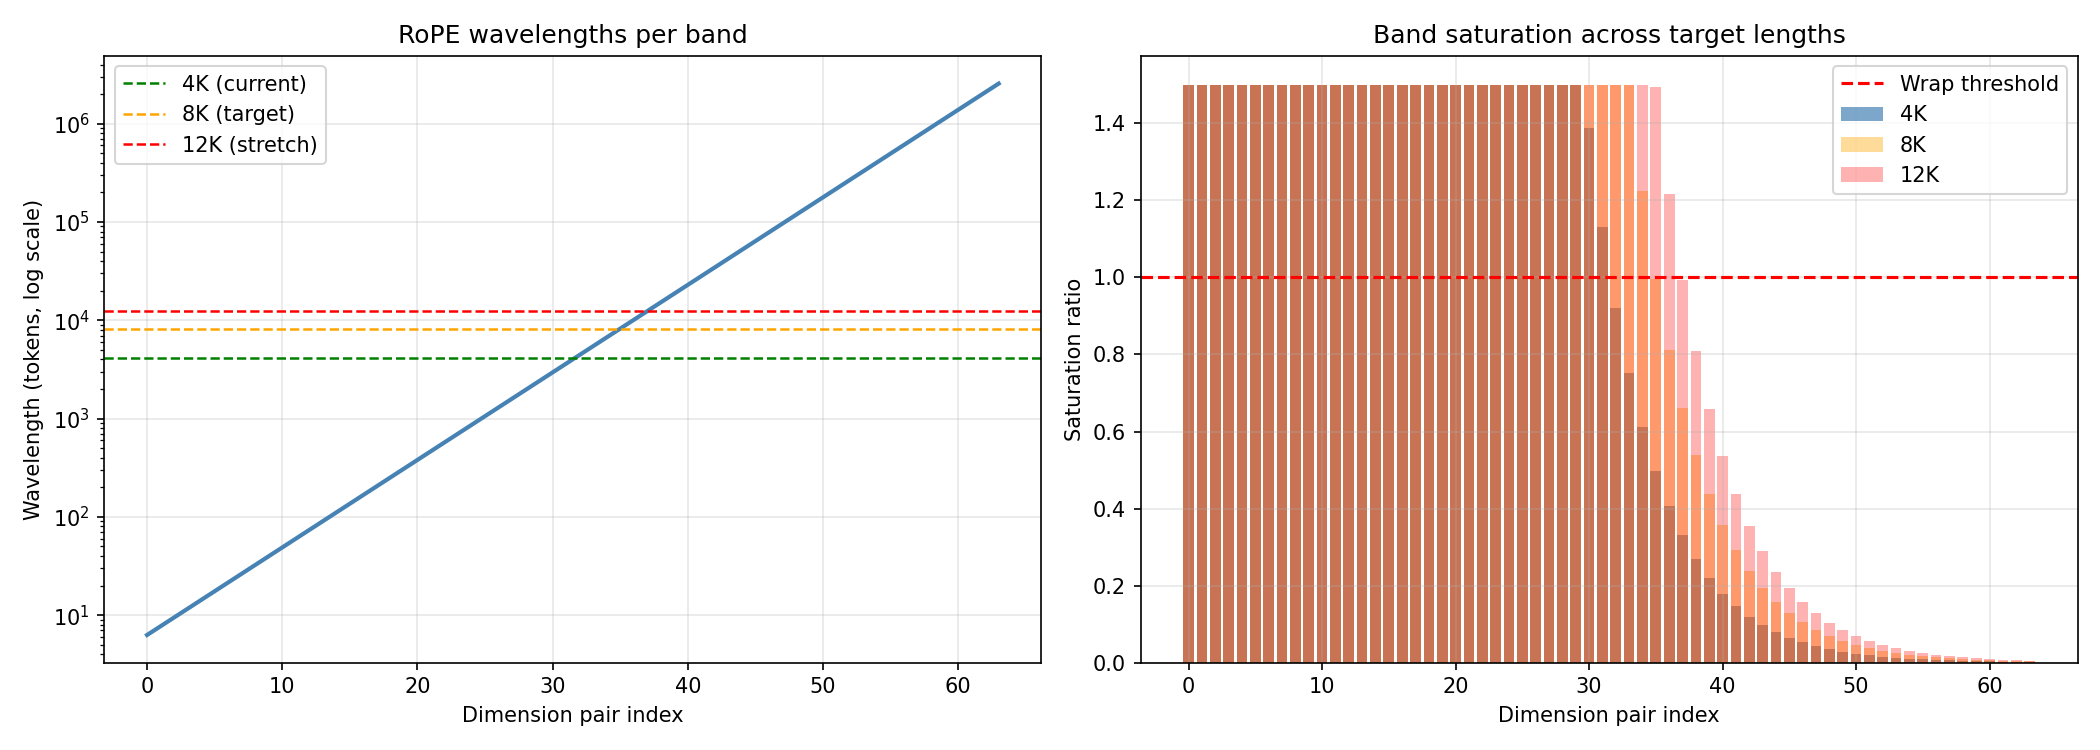

Write Python code to recreate this figure.
import numpy as np
import matplotlib.pyplot as plt
import json

cfg = json.load(open(r"D:\Code\Bitnet\models\bitnet-hf\config.json"))

theta = cfg["rope_theta"]                  # 500000.0
head_dim = cfg["hidden_size"] // cfg["num_attention_heads"]
max_seq = cfg["max_position_embeddings"]   # 4096
target_4k = 4096
target_8k = 8192
target_12k = 12288

print(f"theta: {theta}")
print(f"head_dim: {head_dim}")
print(f"num_heads: {cfg['num_attention_heads']}")

dims = np.arange(0, head_dim, 2)
freqs = 1.0 / (theta ** (dims / head_dim))
wavelengths = 2 * np.pi / freqs

sat_4k  = target_4k  / wavelengths
sat_8k  = target_8k  / wavelengths
sat_12k = target_12k / wavelengths

print(f"\nTotal frequency bands: {len(freqs)}")
print(f"\n--- Saturation at 4K ---")
print(f"Bands >100% saturated (wrapping): {(sat_4k > 1.0).sum()}")
print(f"Bands >80% saturated (at risk):   {(sat_4k > 0.8).sum()}")
print(f"Bands <10% saturated (very safe): {(sat_4k < 0.1).sum()}")

print(f"\n--- Saturation at 8K ---")
print(f"Bands >100% saturated (wrapping): {(sat_8k > 1.0).sum()}")
print(f"Bands >80% saturated (at risk):   {(sat_8k > 0.8).sum()}")

print(f"\n--- Saturation at 12K ---")
print(f"Bands >100% saturated (wrapping): {(sat_12k > 1.0).sum()}")
print(f"Bands >80% saturated (at risk):   {(sat_12k > 0.8).sum()}")

print(f"\n--- Interpolation scale factors ---")
print(f"Linear PI for 8K:  {target_8k / max_seq:.2f}x")
print(f"Linear PI for 12K: {target_12k / max_seq:.2f}x")
print(f"\nLowest freq wavelength:  {wavelengths[-1]:.1f} tokens")
print(f"Highest freq wavelength: {wavelengths[0]:.1f} tokens")

print(f"\n--- Per-band detail (dangerous bands only) ---")
print(f"{'Band':>5} {'Wavelength':>12} {'Sat@4K':>8} {'Sat@8K':>8} {'Sat@12K':>9} {'Status'}")
for i, (w, s4, s8, s12) in enumerate(zip(wavelengths, sat_4k, sat_8k, sat_12k)):
    if s8 > 0.5:
        status = "WRAPPING" if s4 > 1.0 else "AT RISK" if s4 > 0.8 else "WATCH"
        print(f"{i:>5} {w:>12.1f} {s4:>8.2%} {s8:>8.2%} {s12:>9.2%}  {status}")

# Plot
fig, axes = plt.subplots(1, 2, figsize=(14, 5))

axes[0].semilogy(range(len(wavelengths)), wavelengths, color='steelblue', linewidth=2)
axes[0].axhline(y=target_4k,  color='green',  linestyle='--', linewidth=1.2, label='4K (current)')
axes[0].axhline(y=target_8k,  color='orange', linestyle='--', linewidth=1.2, label='8K (target)')
axes[0].axhline(y=target_12k, color='red',    linestyle='--', linewidth=1.2, label='12K (stretch)')
axes[0].set_xlabel('Dimension pair index')
axes[0].set_ylabel('Wavelength (tokens, log scale)')
axes[0].set_title('RoPE wavelengths per band')
axes[0].legend()
axes[0].grid(True, alpha=0.3)

x = range(len(wavelengths))
axes[1].bar(x, np.minimum(sat_4k, 1.5),  alpha=0.7, label='4K',  color='steelblue')
axes[1].bar(x, np.minimum(sat_8k, 1.5),  alpha=0.4, label='8K',  color='orange')
axes[1].bar(x, np.minimum(sat_12k, 1.5), alpha=0.3, label='12K', color='red')
axes[1].axhline(y=1.0, color='red', linestyle='--', linewidth=1.5, label='Wrap threshold')
axes[1].set_xlabel('Dimension pair index')
axes[1].set_ylabel('Saturation ratio')
axes[1].set_title('Band saturation across target lengths')
axes[1].legend()
axes[1].grid(True, alpha=0.3)

plt.tight_layout()
plt.savefig('rope_analysis.png', dpi=150)
plt.show()
print("\nPlot saved to rope_analysis.png")
